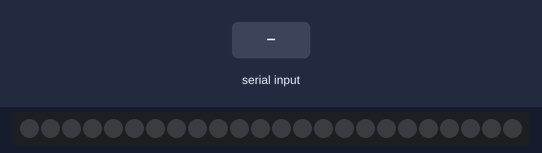
A sketch run on a simulated Arduino Uno, built with avr-gcc and run on an emulated ATmega328P. Shown: 24 RGB LEDs in strip order, left to right. Inputs (shaded band) come from the test bench. Dim RGB values are drawn brighter than linear.

Above: at 1.2 s.
1.3 s: "r" received over Serial
4.3 s: "b" received over Serial
At 4.3 s:
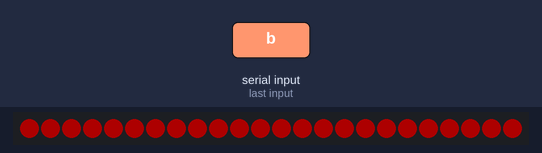
7.3 s: "f" received over Serial
At 7.3 s:
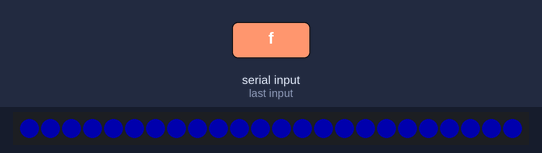
10.3 s: "o" received over Serial
At 13.5 s:
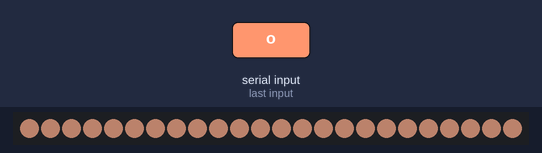
Timing chart, 0 to 14.3 s (numbered marks = the images above; inputs shaded):
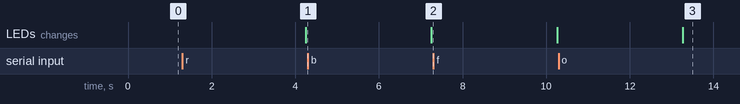

The sketch:

barronSingleLoopLights.ino
```cpp
#include <Adafruit_NeoPixel.h>
#ifdef __AVR__
  #include <avr/power.h>
#endif

#define PIN 6

int lightNum = 0;
int cycleCount = 0;
char letter;
uint32_t c1;
uint32_t c2;

// Parameter 1 = number of pixels in strip
// Parameter 2 = Arduino pin number (most are valid)
// Parameter 3 = pixel type flags, add together as needed:
//   NEO_KHZ800  800 KHz bitstream (most NeoPixel products w/WS2812 LEDs)
//   NEO_KHZ400  400 KHz (classic 'v1' (not v2) FLORA pixels, WS2811 drivers)
//   NEO_GRB     Pixels are wired for GRB bitstream (most NeoPixel products)
//   NEO_RGB     Pixels are wired for RGB bitstream (v1 FLORA pixels, not v2)
//   NEO_RGBW    Pixels are wired for RGBW bitstream (NeoPixel RGBW products)
Adafruit_NeoPixel strip = Adafruit_NeoPixel(24, PIN, NEO_GRBW + NEO_KHZ800);
#define RED strip.Color(255,0,0,0);
#define BLUE strip.Color(0,0,255,0);
#define YELLOW strip.Color(255,252,0,0);
#define ORANGE strip.Color(255,136,93,127);


void setup()
{
  strip.begin();
  strip.setBrightness(50);
  strip.show(); // Initialize all pixels to 'off'

  // open the serial port:
  Serial.begin(9600);
}

void loop()
{
  letter = (char)Serial.read();

  if(letter == 'r')
    {
      c1 = RED;
      c2 = RED;
      lightNum = 0;
    }
  else if(letter == 'b')
    {
      c1 = BLUE;
      c2 = BLUE;
      lightNum = 0;
    }
  else if(letter == 'f')
    {
      c1 = BLUE;
      c2 = YELLOW;
      lightNum = 0;
    }
  else if(letter == 'o')
    {
      c1 = ORANGE;
      c2 = ORANGE;
      lightNum = 0;
    }

  strip.setPixelColor(lightNum,c1);
  strip.setPixelColor(lightNum+1,c2);
  lightNum+=2;
  if(lightNum == 24)
    {
      lightNum = 0;
      strip.show();
    }
  delay(250);
}
```

Measured:
- after the input at 10.3 s, the LEDs: change after 3.0 s (image 3)
